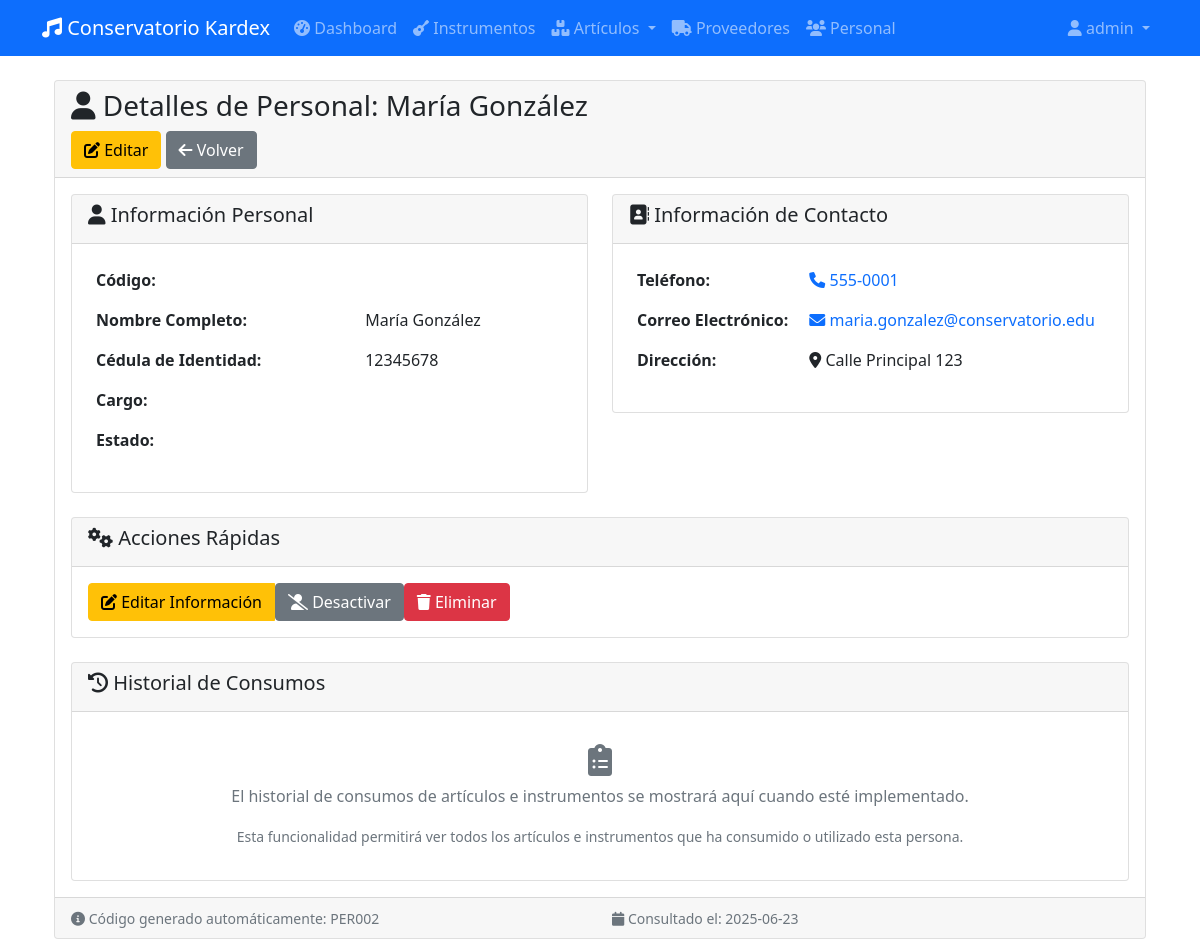
Page /personal/2 (signed in) on the committed database.
### app/database/models.py (models this page shows, shortened)
class BaseModel(db.Model):
    __abstract__ = True
    id = db.Column(db.Integer, primary_key=True)
    created_at = db.Column(db.DateTime, default=datetime.utcnow)
    updated_at = db.Column(db.DateTime, default=datetime.utcnow, onupdate=datetime.utcnow)

class Usuario(UserMixin, BaseModel):
    __tablename__ = 'tb_usuario'
    u_username = db.Column(db.String(50), unique=True, nullable=False)
    u_password = db.Column(db.String(100), nullable=False)  # Almacenará el hash
    movimientos = db.relationship('MovimientoDetalle', backref='usuario', lazy=True)
    @property
    def username(self):
        return self.u_username

class Persona(BaseModel):
    __tablename__ = 'tb_persona'
    pe_codigo = db.Column(db.String(20), unique=True, nullable=False)
    pe_nombre = db.Column(db.String(100), nullable=False)
    pe_apellido = db.Column(db.String(100))
    pe_ci = db.Column(db.String(20))
    pe_telefono = db.Column(db.String(15))
    pe_correo = db.Column(db.String(100))
    pe_direccion = db.Column(db.String(200))
    pe_cargo = db.Column(db.String(50))
    pe_estado = db.Column(db.String(20), default='Activo')

### app/routes/web/personal.py (the view)
@bp.route('/<int:persona_id>')
@login_required
def detalle_personal(persona_id):
    persona = personal_service.obtener_por_id(persona_id)
    if not persona:
        flash('Persona no encontrada', 'error')
        return redirect(url_for('personal.listar_personal'))
    today = date.today().strftime('%Y-%m-%d')
    return render_template('personal/detail.html', persona=persona, today=today)

### app/database/repositories/base.py (called while the page is built)
    def get_by_id(self, id):
        return self.model.query.get(id)

### app/services/personal_service.py (called while the page is built)
    def obtener_por_id(self, persona_id):
        return self.repo.get_by_id(persona_id)

### app/templates/personal/detail.html (shortened to what this page needs)
{% extends "base.html" %}
{% block content %}
<div class="container-fluid">
    <div class="row">
        <div class="col-12">
            <div class="card">
                <div class="card-header">
                    <h3 class="card-title">
                        <i class="fas fa-user"></i> Detalles de Personal: {{ persona.pe_nombre }} {{ persona.pe_apellido }}
                    </h3>
                    <div class="card-tools">
                        <a href="{{ url_for('personal.editar_personal', persona_id=persona.id) }}"
                           class="btn btn-warning">
                            <i class="fas fa-edit"></i> Editar
                        </a>
                        <a href="{{ url_for('personal.listar_personal') }}" class="btn btn-secondary">
                            <i class="fas fa-arrow-left"></i> Volver
                        </a>
                    </div>
                </div>
                <div class="card-body">
                    <div class="row">
                        <div class="col-md-6">
                            <div class="card card-outline card-primary">
                                <div class="card-header">
                                    <h5 class="card-title"><i class="fas fa-user"></i> Información Personal</h5>
                                </div>
                                <div class="card-body">
                                    <table class="table table-borderless">
                                        <tr>
                                            <td><strong>Código:</strong></td>
                                            <td>
                                                <span class="badge badge-primary badge-lg">{{ persona.pe_codigo }}</span>
                                            </td>
                                        </tr>
                                        <tr>
                                            <td><strong>Nombre Completo:</strong></td>
                                            <td>{{ persona.pe_nombre }} {{ persona.pe_apellido }}</td>
                                        </tr>
                                        <tr>
                                            <td><strong>Cédula de Identidad:</strong></td>
                                            <td>{{ persona.pe_ci or 'No especificada' }}</td>
                                        </tr>
                                        <tr>
                                            <td><strong>Cargo:</strong></td>
                                            <td>
                                                {% if persona.pe_cargo %}
                                                    <span class="badge badge-info">{{ persona.pe_cargo }}</span>
                                                {% else %}
                                                    <span class="text-muted">No especificado</span>
                                                {% endif %}
                                            </td>
                                        </tr>
                                        <tr>
                                            <td><strong>Estado:</strong></td>
                                            <td>
                                                {% if persona.pe_estado == 'Activo' %}
                                                    <span class="badge badge-success">{{ persona.pe_estado }}</span>
                                                {% else %}
                                                    <span class="badge badge-secondary">{{ persona.pe_estado }}</span>
                                                {% endif %}
                                            </td>
                                        </tr>
                                    </table>
                                </div>
                            </div>
                        </div>
                        <div class="col-md-6">
                            <div class="card card-outline card-info">
                                <div class="card-header">
                                    <h5 class="card-title"><i class="fas fa-address-book"></i> Información de Contacto</h5>
                                </div>
                                <div class="card-body">
                                    <table class="table table-borderless">
                                        <tr>
                                            <td><strong>Teléfono:</strong></td>
                                            <td>
                                                {% if persona.pe_telefono %}
                                                    <a href="tel:{{ persona.pe_telefono }}" class="text-decoration-none">
                                                        <i class="fas fa-phone"></i> {{ persona.pe_telefono }}
                                                    </a>
                                                {% else %}
                                                    <span class="text-muted">No especificado</span>
                                                {% endif %}
                                            </td>
                                        </tr>
                                        <tr>
                                            <td><strong>Correo Electrónico:</strong></td>
                                            <td>
                                                {% if persona.pe_correo %}
                                                    <a href="mailto:{{ persona.pe_correo }}" class="text-decoration-none">
                                                        <i class="fas fa-envelope"></i> {{ persona.pe_correo }}
                                                    </a>
                                                {% else %}
                                                    <span class="text-muted">No especificado</span>
                                                {% endif %}
                                            </td>
                                        </tr>
                                        <tr>
                                            <td><strong>Dirección:</strong></td>
                                            <td>
                                                {% if persona.pe_direccion %}
                                                    <i class="fas fa-map-marker-alt"></i> {{ persona.pe_direccion }}
                                                {% else %}
                                                    <span class="text-muted">No especificada</span>
                                                {% endif %}
                                            </td>
                                        </tr>
                                    </table>
                                </div>
                            </div>
                        </div>
                    </div>
                    <div class="row mt-4">
                        <div class="col-12">
                            <div class="card card-outline card-warning">
                                <div class="card-header">
                                    <h5 class="card-title"><i class="fas fa-cogs"></i> Acciones Rápidas</h5>
                                </div>
                                <div class="card-body">
                                    <div class="btn-group" role="group">
                                        <a href="{{ url_for('personal.editar_personal', persona_id=persona.id) }}"
                                           class="btn btn-warning">
                                            <i class="fas fa-edit"></i> Editar Información
                                        </a>
                                        {% if persona.pe_estado == 'Activo' %}
                                            <form method="POST" action="{{ url_for('personal.cambiar_estado', persona_id=persona.id) }}"
                                                  style="display: inline;"
                                                  onsubmit="return confirm('¿Está seguro de desactivar a {{ persona.pe_nombre }} {{ persona.pe_apellido }}?')">
                                                <button type="submit" class="btn btn-secondary">
                                                    <i class="fas fa-user-slash"></i> Desactivar
                                                </button>
                                            </form>
                                        {% endif %}
                                        <form method="POST" action="{{ url_for('personal.eliminar_personal', persona_id=persona.id) }}"
                                              style="display: inline;"
                                              onsubmit="return confirm('¿Está seguro de eliminar a {{ persona.pe_nombre }} {{ persona.pe_apellido }}? Esta acción no se puede deshacer.')">
                                            <button type="submit" class="btn btn-danger">
                                                <i class="fas fa-trash"></i> Eliminar
                                            </button>
                                        </form>
                                    </div>
                                </div>
                            </div>
                        </div>
                    </div>
                    <div class="row mt-4">
                        <div class="col-12">
                            <div class="card card-outline card-success">
                                <div class="card-header">
                                    <h5 class="card-title"><i class="fas fa-history"></i> Historial de Consumos</h5>
                                </div>
                                <div class="card-body">
                                    <div class="text-center py-3">
                                        <i class="fas fa-clipboard-list fa-2x text-muted mb-2"></i>
                                        <p class="text-muted">
                                            El historial de consumos de artículos e instrumentos se mostrará aquí cuando esté implementado.
                                        </p>
                                        <small class="text-muted">
                                            Esta funcionalidad permitirá ver todos los artículos e instrumentos que ha consumido o utilizado esta persona.
                                        </small>
                                    </div>
                                </div>
                            </div>
                        </div>
                    </div>
                </div>
                <div class="card-footer">
                    <div class="row">
                        <div class="col-md-6">
                            <small class="text-muted">
                                <i class="fas fa-info-circle"></i>
                                Código generado automáticamente: {{ persona.pe_codigo }}
                            </small>
                        </div>
                        <div class="col-md-6 text-right">
                            <small class="text-muted">
                                <i class="fas fa-calendar"></i>
                                Consultado el: {{ today }}
                            </small>
                        </div>
                    </div>
                </div>
            </div>
        </div>
    </div>
</div>
{% endblock %}

### app/templates/base.html (shortened to what this page needs)
<!DOCTYPE html>
<html lang="es">
<head>
    <link href="https://cdn.jsdelivr.net/npm/bootstrap@5.1.3/dist/css/bootstrap.min.css" rel="stylesheet">
    <link href="https://cdnjs.cloudflare.com/ajax/libs/font-awesome/6.0.0/css/all.min.css" rel="stylesheet">
</head>
<body>
    <nav class="navbar navbar-expand-lg navbar-dark bg-primary">
        <div class="container">
            <a class="navbar-brand" href="{{ url_for('dashboard.index') }}">
                <i class="fas fa-music"></i> Conservatorio Kardex
            </a>
            <div class="collapse navbar-collapse" id="navbarNav">
                {% if current_user.is_authenticated %}
                <ul class="navbar-nav me-auto">
                    <li class="nav-item">
                        <a class="nav-link" href="{{ url_for('dashboard.index') }}">
                            <i class="fas fa-tachometer-alt"></i> Dashboard
                        </a>
                    </li>
                    <li class="nav-item">
                        <a class="nav-link" href="{{ url_for('instrumentos.listar_instrumentos') }}">
                            <i class="fas fa-guitar"></i> Instrumentos
                        </a>
                    </li>
                    <li class="nav-item dropdown">
                        <a class="nav-link dropdown-toggle" href="#" id="articulosDropdown" role="button" data-bs-toggle="dropdown">
                            <i class="fas fa-boxes"></i> Artículos
                        </a>
                    </li>
                    <li class="nav-item">
                        <a class="nav-link" href="{{ url_for('proveedores.listar_proveedores') }}">
                            <i class="fas fa-truck"></i> Proveedores
                        </a>
                    </li>
                    <li class="nav-item">
                        <a class="nav-link" href="{{ url_for('personal.listar_personal') }}">
                            <i class="fas fa-users"></i> Personal
                        </a>
                    </li>
                </ul>
                <ul class="navbar-nav">
                    <li class="nav-item dropdown">
                        <a class="nav-link dropdown-toggle" href="#" id="navbarDropdown" role="button" data-bs-toggle="dropdown">
                            <i class="fas fa-user"></i> {{ current_user.username }}
                        </a>
                    </li>
                </ul>
                {% endif %}
            </div>
        </div>
    </nav>
    <div class="container mt-4">
        {% block content %}{% endblock %}
    </div>
</body>
</html>

### rows in the picture
Usuario: username "admin"
Persona: pe_nombre "María", pe_apellido "González", pe_ci "12345678", pe_telefono "555-0001", pe_correo "maria.gonzalez@conservatorio.edu", pe_direccion "Calle Principal 123", pe_codigo "PER002"
